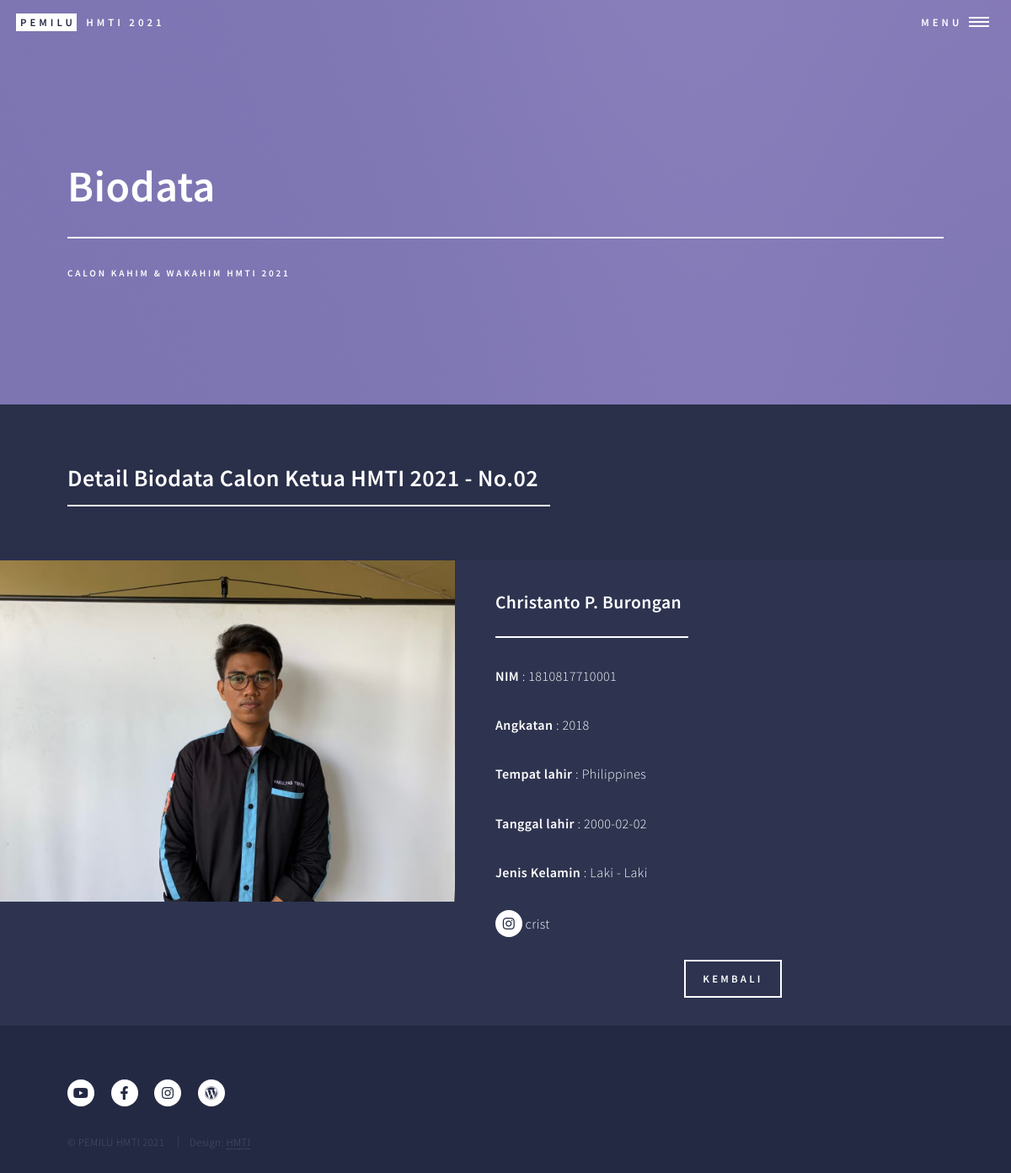
/detail_biodata.php?nim=1810817710001, run on an earlier commit of the app's database.
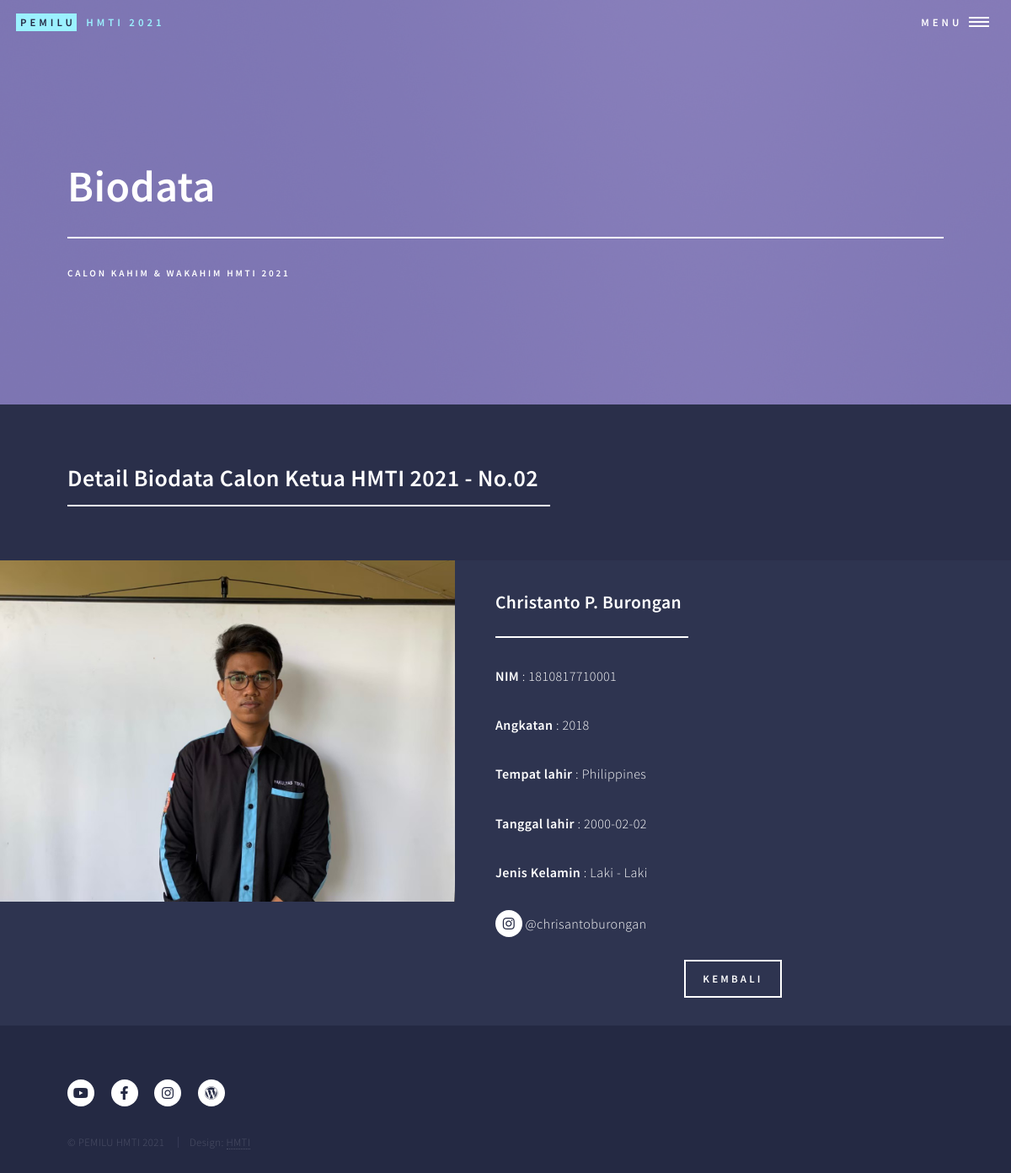
And on a later commit of the database.
### tables this page shows
CREATE TABLE `biodata_calon` (
  `nim_calon` varchar(15) NOT NULL,
  `nama_calon` varchar(50) NOT NULL,
  `angkatan` int(11) NOT NULL,
  `tempat_lahir` varchar(25) NOT NULL,
  `tanggal_lahir` date NOT NULL,
  `jenis_kelamin` varchar(15) NOT NULL,
  `foto` varchar(250) NOT NULL,
  `instagram` varchar(25) NOT NULL
);

### detail_biodata.php (the view, shortened to what this page needs)
<?php
require_once("koneksi.php");
$nim = @($_GET['nim']);
$ambildata=$pdo_conn->prepare("SELECT * FROM biodata_calon WHERE nim_calon=".$nim);
$ambildata->execute();
$biodata = $ambildata->fetchAll();
$ambildata2=$pdo_conn->prepare("SELECT * FROM calon WHERE nim_calon_ketua=".$nim."||nim_calon_wakil=".$nim);
$ambildata2->execute();
$urutan = $ambildata2->fetchAll();
?>
<!DOCTYPE HTML>
<html>
<head>
	<link rel="stylesheet" href="assets/css/main.css" />
</head>
<body class="is-preload">
	<div id="wrapper">
		<header id="header" class="alt">
			<a href="beranda.php" class="logo"><strong>Pemilu</strong> <span>HMTI 2021</span></a>
			<nav>
				<a href="#menu">Menu</a>
			</nav>
		</header>
		<section id="banner" class="style2">
			<div class="inner">
				<header class="major">
					<h1>Biodata</h1>
				</header>
				<div class="content">
					<p>Calon Kahim & Wakahim HMTI 2021</p>
				</div>
			</div>
		</section>
		<div id="main">
			<section id="one">
				<div class="inner">
					<header class="major">
						<h2>Detail Biodata Calon <?php
							if($nim == $urutan[0]["nim_calon_ketua"])
								echo "Ketua";
							else
								echo "Wakil Ketua";
						?>
						HMTI 2021 - No.0<?php echo $urutan[0]["no_urut"]; ?></h2>
					</header>
				</div>
			</section>
			<section id="two" class="spotlights">
			<?php if(!empty($biodata)) { ?>
				<section>
					<a href="images/<?php echo $biodata[0]["foto"]; ?>" class="image">
						<img src="images/<?php echo $biodata[0]["foto"]; ?>" alt="" data-position="center center" />
					</a>
					<div class="content">
						<div class="inner">
							<header class="major">
								<div class="nama_calon">
									<h3><?php echo $biodata[0]["nama_calon"]; ?></h3>
								</div>
							</header>
							<div class="nim_calon">
								<p><b>NIM</b> : <?php echo $biodata[0]["nim_calon"]; ?></p>
							</div>
							<div class="angkatan">
								<p><b>Angkatan</b> : <?php echo $biodata[0]["angkatan"]; ?></p>
							</div>
							<div class="tempat_lahir">
								<p><b>Tempat lahir</b> : <?php echo $biodata[0]["tempat_lahir"]; ?></p>
							</div>
							<div class="tanggal_lahir">
								<p><b>Tanggal lahir</b> : <?php echo $biodata[0]["tanggal_lahir"]; ?></p>
							</div>
							<div class="jenis_kelamin">
								<p><b>Jenis Kelamin</b> : <?php echo $biodata[0]["jenis_kelamin"]; ?></p>
							</div>
							<div class="instagram">
								<a href="#" class="icon brands alt fa-instagram"><span class="label">Instagram</span>
								<?php echo $biodata[0]["instagram"]; ?></a>
							</div><br>
						</div>
						<ul class="actions">
							<li><a href="biodata.php" class="button">Kembali</a></li>
						</ul>
					</div>
				</section>
				<?php } ?>
		</div>
		<footer id="footer">
			<div class="inner">
				<ul class="icons">
					<li><a href="https://www.youtube.com/channel/UCBWvors8mO16aa-GCyscrKw"
							class="icon brands alt fa-youtube"><span class="label">Twitter</span></a></li>
					<li><a href="https://www.facebook.com/HMTIFTunlam/" class="icon brands alt fa-facebook-f"></a></li>
					<li><a href="https://www.instagram.com/hmti_ftulm/" class="icon brands alt fa-instagram"></a></li>
					<li><a href="https://www.hmti.ft.ulm.ac.id/" class="icon brands alt fa-wordpress"></a></li>
				</ul>
				<ul class="copyright">
					<li>&copy; PEMILU HMTI 2021</li>
					<li>Design: <a href="https://www.hmti.ft.ulm.ac.id/">HMTI</a></li>
				</ul>
			</div>
		</footer>
	</div>
</body>
</html>

What changed in the data, as far as the page shows it:
changed biodata_calon "Christanto P. Burongan": instagram "crist" → "@chrisantoburongan"
